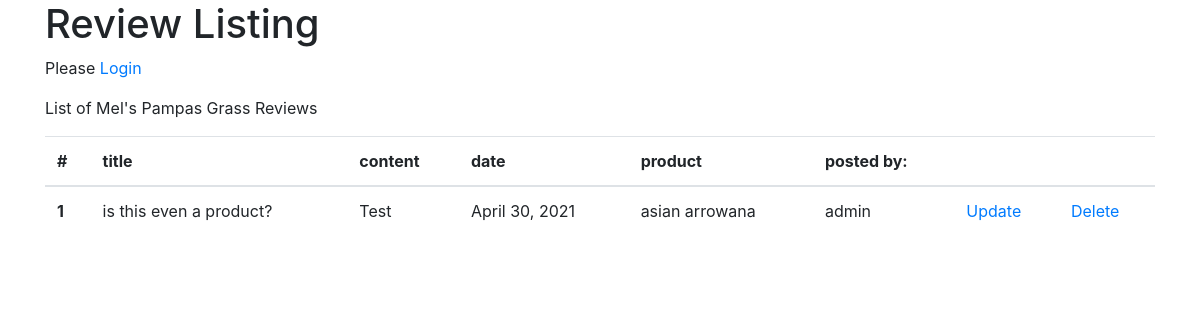
/reviews/, run on an earlier commit of the app's database.
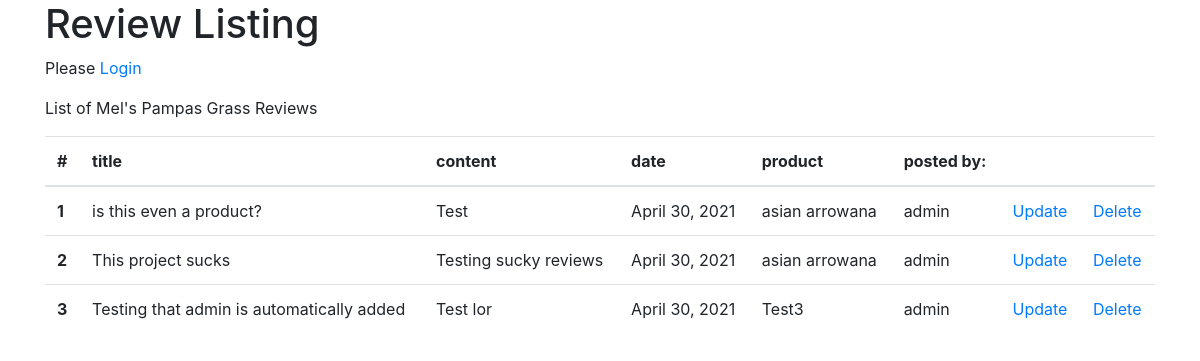
And on a later commit of the database.
### reviews/models.py (models this page shows, shortened)
class Review(models.Model):
    title = models.CharField(blank=False, max_length=255)
    content = models.TextField(blank=False)
    date = models.DateField(default=datetime.date.today)
    product = models.ForeignKey(Product, on_delete=models.CASCADE)
    owner = models.ForeignKey(User, on_delete=models.CASCADE)

### products/models.py (models this page shows)
class Product(models.Model):
    name = models.CharField(blank=False, max_length=255)
    product_type = models.ForeignKey(ProductType, on_delete=models.CASCADE)
    price = models.DecimalField(
        blank=False, max_digits=19, decimal_places=2)
    colour = models.ForeignKey(Colour, on_delete=models.CASCADE)
    tag = models.ManyToManyField(Tag)
    length = models.FloatField(blank=False)
    desc = models.TextField(blank=False)
    quantity = models.IntegerField(blank=False)
    def __str__(self):
        return self.name

### reviews/views.py (the view)
# urls.py: path('', reviews.views.show_reviews, name='show_review_route'),
def show_reviews(request):
    reviews = Review.objects.all()
    return render(request, 'reviews/show-reviews.template.html', {
        'reviews': reviews
    })

### reviews/templates/reviews/show-reviews.template.html (shortened to what this page needs)
{% extends 'base.template.html' %}
{% load crispy_forms_tags %}
{% load static %}
{% block content %}
    <h1>Review Listing</h1>
    {% if request.user.is_authenticated  %}
    <p>Welcome {{request.user}}</p>
    {% else %}
    <p>Please <a href="/accounts/login">Login</a></p>
    {%endif%}
    <p>
        List of Mel's Pampas Grass Reviews
    </p>
    <table class="table">
        <thead>
            <tr>
                <th scope="col">#</th>
                <th scope="col">title</th>
                <th scope="col">content</th>
                <th scope="col">date</th>
                <th scope="col">product</th>
                <th scope="col">posted by:</th>
                <th scope="col"></th>
                <th scope="col"></th>
            </tr>
        </thead>
        <tbody>
            {% for review in reviews %}
            <tr>
                <th scope="row">{{review.id}}</th>
                <td>{{review.title}}</td>
                <td>{{review.content}}</td>
                <td>{{review.date}}</td>
                <td>{{review.product}}</td>
                <td>{{review.owner}}</td>
                <td><a href="">Update</a></td>
                <td><a href="">Delete</a></td>
            </tr>
            {% endfor %}
        </tbody>
    </table>
{% endblock %}

What changed in the data, as far as the page shows it:
added Review: id "2", title "This project sucks", content "Testing sucky reviews", date "April 30, 2021", product "asian arrowana", owner "admin"
added Review: id "3", title "Testing that admin is automatically added", content "Test lor", date "April 30, 2021", product "Test3", owner "admin"
